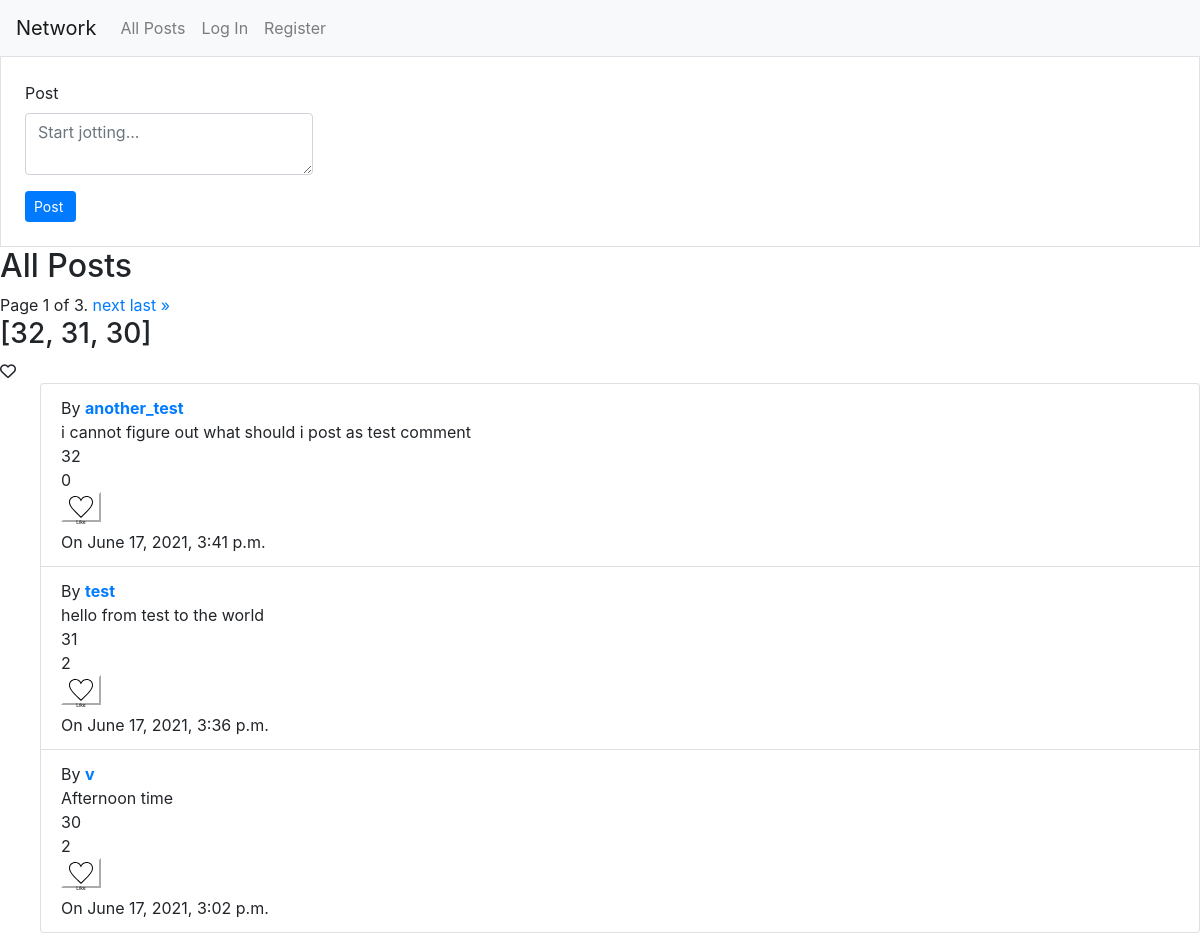
The page / on the database its author committed.
### network/models.py (models this page shows, shortened)
class Post(models.Model):
    user = models.ForeignKey(User,on_delete = models.CASCADE, related_name = "posts")
    data = models.TextField(null = True)
    time = models.DateTimeField()
    likers = models.ManyToManyField(User, related_name = "liked_posts")

class User(AbstractUser):
    pass

### network/views.py (the view)
# urls.py: path("", views.index, name="index"),
def index(request):
    entries = Post.objects.order_by('pk')
    entries = entries.reverse()
    if request.user.is_authenticated:
        userobj = User.objects.get(pk=request.user.id)
    else:
        userobj = User.objects.get(pk=1)
    paginator = Paginator(entries, 3)
    if request.GET.get("page") != None:
        try:
            entries = paginator.page(request.GET.get("page")).object_list
            page_obj = paginator.get_page(request.GET.get("page"))
            print(page_obj)
        except:
            entries = paginator.page(1).object_list
            page_obj = paginator.get_page(1)
    else:
        entries = paginator.page(1).object_list
        page_obj = paginator.get_page(1)
    ids = entries.values_list('pk',flat = True)
    ids = list(ids)
    ids.sort()
    ids.reverse()
    print(page_obj)
    return render(request, "network/index.html",{
        "entries":list(entries),
        "userobj":userobj,
        "ids":ids,
        "add_info":"all_posts",
        "page_obj":page_obj
    })

### network/templates/network/index.html (shortened to what this page needs)
{% extends "network/layout.html" %}
{% load static %}
{% block body %}
{% if add_info == "all_posts" %}
<div class="border  p-4">
   <form action = "{% url 'create' %}" method="post">
    <div class="form-group w-25">
      <label for="posting">Post</label>
      <textarea type="text"  name ="data" class="form-control"  placeholder="Start jotting..."></textarea>
    </div>
    <input type="submit" value="Post "class="btn btn-primary btn-sm"></button>
</form>
</div>
<h2>All Posts</h2>
<div class="pagination">
  <span class="step-links">
      <span class="current">
          Page {{ page_obj.number }} of {{ page_obj.paginator.num_pages }}.
      </span>
      {% if page_obj.has_next %}
          <a href="?page={{page_obj.next_page_number}}">next</a>
          <a href="?page={{page_obj.paginator.num_pages}}">last &raquo;</a>
      {% endif %}
  </span>
</div>
{% endif %}
<h3 style="display:block;">{{ids}}</h3>
<i class="far fa-heart"></i>
    <ul>
    {% for entry in entries %}
        <li class="list-group-item">
            By <a href="{% url 'profile' entry.user.id %}"><strong>{{entry.user}}</strong></a><br>
              <div class="view_one">
                <div class = "para" >{{entry.data}}</div>
                {{entry.id}}
                <div id ="{{entry.id}}">
                  {{entry.likers.count}}
                </div>
                {% if userobj in entry.likers.all %}
                <form class= "likeunlike">
                    <div style="display: block;"  class="two" id={{entry.id}}>
                      {% csrf_token %}
                      <input type="hidden" class="entry_id" name="entry_id" value="{{entry.id}}">
                      <input type="hidden" class="liked" name="liked" value="no">
                      <button class="unlikebuttonsmall"  type="submit" class="btn btn-outline-danger" btn btn-primary btn-sm>
                        <svg xmlns="http://www.w3.org/2000/svg" width="24" height="24" viewBox="0 0 24 24"><path d="M12 4.419c-2.826-5.695-11.999-4.064-11.999 3.27 0 7.27 9.903 10.938 11.999 15.311 2.096-4.373 12-8.041 12-15.311 0-7.327-9.17-8.972-12-3.27z"/></svg>
                        Unlike<form class= "unlike"></form>
                      </button>
                    </div>
                    <div style="display: none;" class="one" id={{entry.id}}>
                      {% csrf_token %}
                      <input type="hidden" class="entry_id" name="entry_id" value="{{entry.id}}">
                        <button class="likebuttonsmall"  type="submit" class="btn btn-outline-danger" btn btn-primary btn-sm>
                          <svg width="24" height="24" xmlns="http://www.w3.org/2000/svg" fill-rule="evenodd" clip-rule="evenodd"><path d="M12 21.593c-5.63-5.539-11-10.297-11-14.402 0-3.791 3.068-5.191 5.281-5.191 1.312 0 4.151.501 5.719 4.457 1.59-3.968 4.464-4.447 5.726-4.447 2.54 0 5.274 1.621 5.274 5.181 0 4.069-5.136 8.625-11 14.402m5.726-20.583c-2.203 0-4.446 1.042-5.726 3.238-1.285-2.206-3.522-3.248-5.719-3.248-3.183 0-6.281 2.187-6.281 6.191 0 4.661 5.571 9.429 12 15.809 6.43-6.38 12-11.148 12-15.809 0-4.011-3.095-6.181-6.274-6.181"/></svg>
                          Like
                        </button>
                    </div>
                </form>
    {% else %}
                <form class="likeunlike">
                    <div style="display: block;" class="one" id={{entry.id}}>
                        <button class="likebuttonsmall"  type="submit" class="btn btn-outline-danger" btn btn-primary btn-sm>
                          Like
                        </button>
                    </div>
                </form>
                {% endif %}
                On {{entry.time}}
                <br>
            </div>
        </li>
    {% endfor %}
  </ul>
{% endblock %}

### network/templates/network/layout.html (shortened to what this page needs)
{% load static %}
<!DOCTYPE html>
<html lang="en">
    <head>
        <link rel="stylesheet" href="https://stackpath.bootstrapcdn.com/bootstrap/4.4.1/css/bootstrap.min.css">
        <link href="{% static 'network/styles.css' %}" rel="stylesheet">
        <link rel="stylesheet" href="path/to/font-awesome/css/font-awesome.min.css">
    </head>
    <body>
        <nav class="navbar navbar-expand-lg navbar-light bg-light">
            <a class="navbar-brand" href="#">Network</a>
            <div>
              <ul class="navbar-nav mr-auto">
                <li class="nav-item">
                  <a class="nav-link" href="{% url 'index' %}">All Posts</a>
                </li>
                {% if user.is_authenticated %}
                    <li class="nav-item">
                        <a class="nav-link" href="{% url 'following_post' 1 %}">Following</a>
                    </li>
                    <li class="nav-item">
                        <a class="nav-link" href="{% url 'logout' %}">Log Out</a>
                    </li>
                {% else %}
                    <li class="nav-item">
                        <a class="nav-link" href="{% url 'login' %}">Log In</a>
                    </li>
                    <li class="nav-item">
                        <a class="nav-link" href="{% url 'register' %}">Register</a>
                    </li>
                {% endif %}
              </ul>
            </div>
          </nav>
        <div class="body">
            {% block body %}
            {% endblock %}
        </div>
    </body>
</html>

### network/static/network/styles.css (style rules this page uses)
.likebuttonsmall { font-size: 5px; width: min-content; height: 30px; border-color: white; background-color:white; border-color: white; text-decoration-color: #aab8c2; }

### rows shown on the page
Post: user "another_test", data "i cannot figure out what should i post as test comment", id "32", likers.count "0", time "June 17, 2021, 3:41 p.m."
Post: user "test", data "hello from test to the world", id "31", likers.count "2", time "June 17, 2021, 3:36 p.m."
Post: user "v", data "Afternoon time", id "30", likers.count "2", time "June 17, 2021, 3:02 p.m."

### other values the page prints
{{ page_obj.number }} "1"
{{ page_obj.paginator.num_pages }} "3"
{{ ids }} "[32, 31, 30]"
